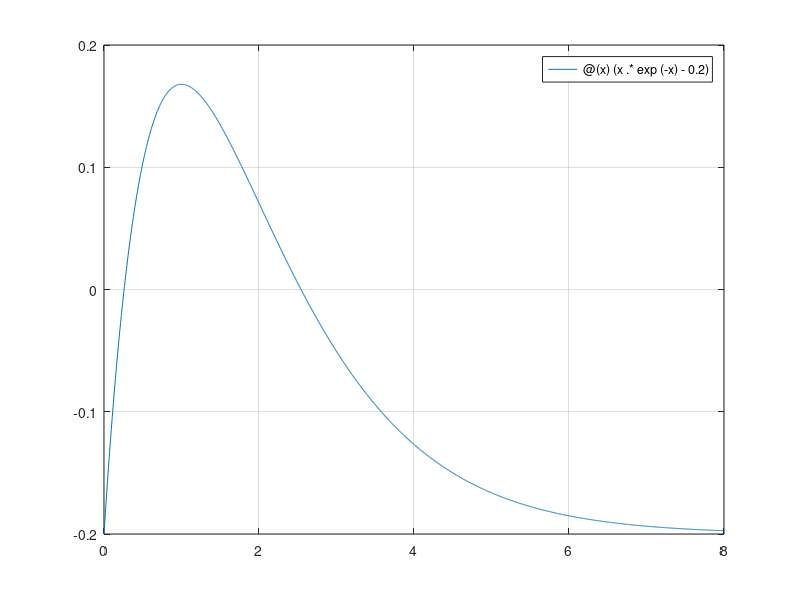

This figure's MATLAB source:
f = @ (x) (x.*exp(-x)-0.2); %f(x) = x*e^-x - 0.2
%nombre de la funcion
%variables a considerar
%la función en sí
fplot(f, [0 8])
grid on
fzero(f, 0.2)
fzero(f, 2.8)